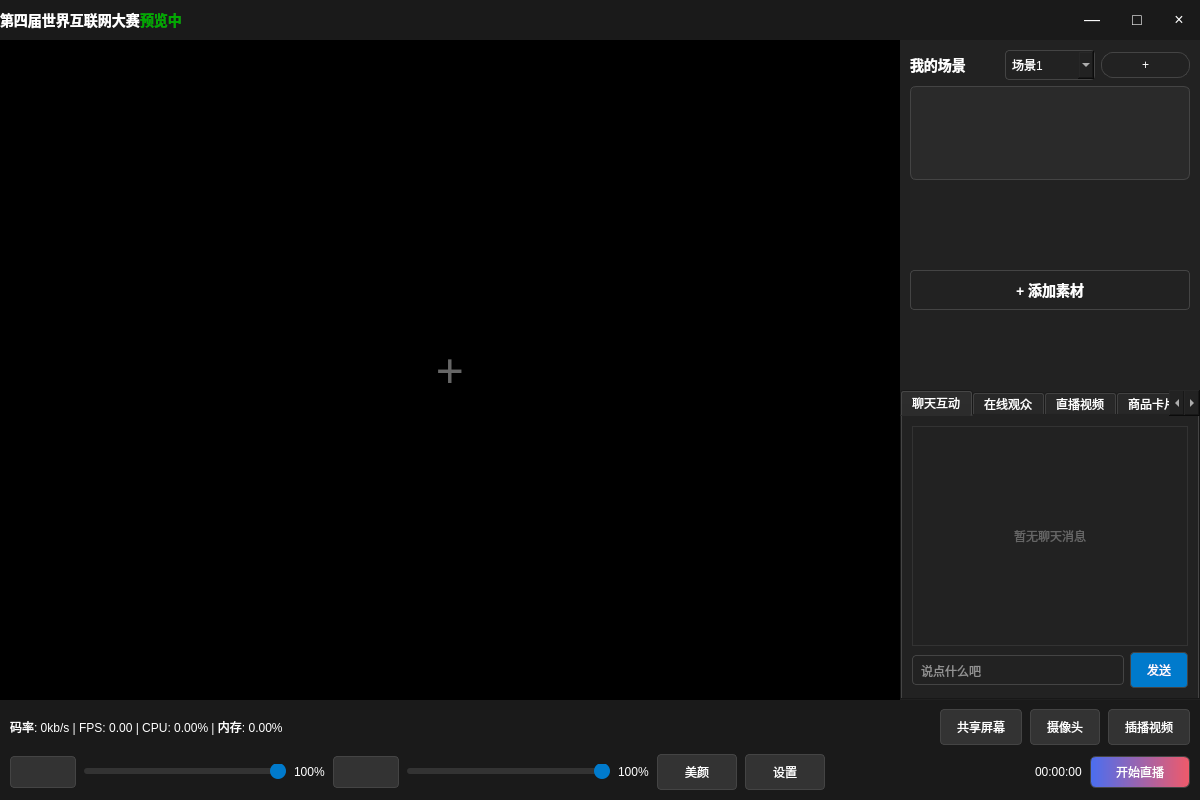
<?xml version="1.0" encoding="UTF-8"?>
<ui version="4.0">
	<class>MainWindow</class>
	<widget class="QMainWindow" name="MainWindow">
		<property name="geometry">
			<rect>
				<x>0</x>
				<y>0</y>
				<width>1200</width>
				<height>800</height>
			</rect>
		</property>
		<property name="windowTitle">
			<string>LiveAssistant</string>
		</property>
		<property name="styleSheet">
			<string notr="true">
				QMainWindow { background-color: #1a1a1a; color: #ffffff; }
				QWidget { background-color: #1a1a1a; color: #ffffff; }
				QPushButton { background-color: #333333; color: #ffffff; border: 1px solid #444444; border-radius: 4px; padding: 8px 16px; }
				QPushButton:hover { background-color: #444444; }
				QPushButton:pressed { background-color: #555555; }
				QLineEdit { background-color: #333333; color: #ffffff; border: 1px solid #444444; border-radius: 4px; padding: 6px; }
				QComboBox { background-color: #333333; color: #ffffff; border: 1px solid #444444; border-radius: 4px; padding: 6px; }
				QScrollArea { background-color: #222222; border: 1px solid #333333; }
				QSlider::groove:horizontal { background-color: #333333; height: 6px; border-radius: 3px; }
				QSlider::handle:horizontal { background-color: #007acc; width: 16px; height: 16px; border-radius: 8px; margin: -5px 0; }
				QLabel { color: #ffffff; }
			</string>
		</property>
		<widget class="QWidget" name="centralWidget">
			<layout class="QVBoxLayout" name="verticalLayout">
				<property name="spacing">
					<number>0</number>
				</property>
				<property name="leftMargin">
					<number>0</number>
				</property>
				<property name="topMargin">
					<number>0</number>
				</property>
				<property name="rightMargin">
					<number>0</number>
				</property>
				<property name="bottomMargin">
					<number>0</number>
				</property>
				<!-- 顶部标题栏 -->
				<item>
					<widget class="QWidget" name="topBar" native="true">
						<property name="minimumSize">
							<size>
								<width>0</width>
								<height>40</height>
							</size>
						</property>
						<property name="maximumSize">
							<size>
								<width>16777215</width>
								<height>40</height>
							</size>
						</property>
						<layout class="QHBoxLayout" name="horizontalLayout_topBar">
							<property name="spacing">
								<number>0</number>
							</property>
							<property name="leftMargin">
								<number>0</number>
							</property>
							<property name="topMargin">
								<number>0</number>
							</property>
							<property name="rightMargin">
								<number>0</number>
							</property>
							<property name="bottomMargin">
								<number>0</number>
							</property>
							<item>
								<widget class="QLabel" name="label_title">
									<property name="text">
										<string>第四届世界互联网大赛</string>
									</property>
									<property name="styleSheet">
										<string notr="true">font-weight: bold; font-size: 14px;</string>
									</property>
								</widget>
							</item>
							<item>
								<widget class="QLabel" name="label_status">
									<property name="text">
										<string>预览中</string>
									</property>
									<property name="styleSheet">
										<string notr="true">font-weight: bold; font-size: 14px; color: #00aa00;</string>
									</property>
								</widget>
							</item>
							<item>
								<spacer name="horizontalSpacer_topBarRight">
											<property name="orientation">
												<enum>Qt::Horizontal</enum>
											</property>
											<property name="sizeHint" stdset="0">
												<size>
													<width>40</width>
													<height>20</height>
												</size>
											</property>
										</spacer>
							</item>
							<item>
								<spacer name="horizontalSpacer_topBarMiddle">
											<property name="orientation">
												<enum>Qt::Horizontal</enum>
											</property>
											<property name="sizeHint" stdset="0">
												<size>
													<width>40</width>
													<height>20</height>
												</size>
											</property>
										</spacer>
							</item>
							<item>
								<widget class="QPushButton" name="pushButton_minimize">
									<property name="text">
										<string>—</string>
									</property>
									<property name="styleSheet">
										<string notr="true">border: none; background: transparent; font-size: 16px;</string>
									</property>
								</widget>
							</item>
							<item>
								<widget class="QPushButton" name="pushButton_maximize">
									<property name="text">
										<string>□</string>
									</property>
									<property name="styleSheet">
										<string notr="true">border: none; background: transparent; font-size: 16px;</string>
									</property>
								</widget>
							</item>
							<item>
								<widget class="QPushButton" name="pushButton_close">
									<property name="text">
										<string>×</string>
									</property>
									<property name="styleSheet">
										<string notr="true">border: none; background: transparent; font-size: 16px;</string>
									</property>
								</widget>
							</item>
						</layout>
					</widget>
				</item>

				<!-- 主要内容区域 -->
				<item>
					<layout class="QHBoxLayout" name="horizontalLayout_main">
						<!-- 左侧直播区域 -->
						<item>
							<widget class="QWidget" name="liveArea" native="true">
								<property name="minimumSize">
									<size>
										<width>800</width>
										<height>0</height>
									</size>
								</property>
								<layout class="QVBoxLayout" name="verticalLayout_liveArea">
									<property name="spacing">
										<number>0</number>
									</property>
									<property name="leftMargin">
										<number>0</number>
									</property>
									<property name="topMargin">
										<number>0</number>
									</property>
									<property name="rightMargin">
										<number>0</number>
									</property>
									<property name="bottomMargin">
										<number>0</number>
									</property>
									<!-- 直播预览区域 -->
									<item>
										<widget class="QLabel" name="label_livePreview">
											<property name="text">
												<string>+</string>
											</property>
											<property name="alignment">
												<set>Qt::AlignCenter</set>
											</property>
											<property name="styleSheet">
												<string notr="true">background-color: #000000; font-size: 48px; color: #666666;</string>
											</property>
										</widget>
									</item>
								</layout>
							</widget>
						</item>

						<!-- 右侧侧边栏 -->
						<item>
							<widget class="QWidget" name="rightSidebar" native="true">
								<property name="minimumSize">
									<size>
										<width>300</width>
										<height>0</height>
									</size>
								</property>
								<property name="maximumSize">
									<size>
										<width>300</width>
										<height>16777215</height>
									</size>
								</property>
								<property name="styleSheet">
									<string notr="true">background-color: #222222;</string>
								</property>
								<layout class="QVBoxLayout" name="verticalLayout_rightSidebar">
									<property name="spacing">
										<number>0</number>
									</property>
									<property name="leftMargin">
										<number>0</number>
									</property>
									<property name="topMargin">
										<number>0</number>
									</property>
									<property name="rightMargin">
										<number>0</number>
									</property>
									<property name="bottomMargin">
										<number>0</number>
									</property>
									<!-- 我的场景 -->
									<item>
										<widget class="QWidget" name="myScenesWidget" native="true">
											<property name="minimumSize">
												<size>
													<width>0</width>
													<height>150</height>
												</size>
											</property>
											<layout class="QVBoxLayout" name="verticalLayout_myScenes">
												<property name="leftMargin">
													<number>10</number>
												</property>
												<property name="topMargin">
													<number>10</number>
												</property>
												<property name="rightMargin">
													<number>10</number>
												</property>
												<property name="bottomMargin">
													<number>10</number>
												</property>
												<item>
													<layout class="QHBoxLayout" name="horizontalLayout_scenesHeader">
														<item>
															<widget class="QLabel" name="label_myScenes">
																<property name="text">
																	<string>我的场景</string>
																</property>
																<property name="styleSheet">
																	<string notr="true">font-weight: bold; font-size: 14px;</string>
																</property>
															</widget>
														</item>
														<item>
															<widget class="QComboBox" name="comboBox_scenes">
																<property name="visible">
																	<bool>false</bool>
																</property>
																<property name="currentText">
																	<string>场景1</string>
																</property>
																<item>
																	<property name="text">
																		<string>场景1</string>
																	</property>
																</item>
																<item>
																	<property name="text">
																		<string>场景2</string>
																	</property>
																</item>
															</widget>
														</item>
														<item>
															<widget class="QPushButton" name="pushButton_addScene">
																<property name="visible">
																	<bool>false</bool>
																</property>
																<property name="text">
																	<string>+</string>
																</property>
																<property name="styleSheet">
																	<string notr="true">border: 1px solid #444444; border-radius: 12px; width: 24px; height: 24px; padding: 0px;</string>
																</property>
															</widget>
														</item>
													</layout>
												</item>

												<item>
													<widget class="QWidget" name="sceneItemsWidget" native="true">
														<property name="styleSheet">
															<string notr="true">background-color: #2a2a2a; border-radius: 6px; border: 1px solid #444444;</string>
														</property>
														<layout class="QVBoxLayout" name="verticalLayout_sceneItems">
															<property name="spacing">
																<number>3</number>
															</property>
															<property name="leftMargin">
																<number>5</number>
															</property>
															<property name="topMargin">
																<number>5</number>
															</property>
															<property name="rightMargin">
																<number>5</number>
															</property>
															<property name="bottomMargin">
																<number>5</number>
															</property>
														</layout>
													</widget>
												</item>
											</layout>
										</widget>
									</item>

									<!-- 添加素材 -->
									<item>
										<widget class="QWidget" name="addMaterialWidget" native="true">
											<property name="minimumSize">
												<size>
													<width>0</width>
													<height>200</height>
												</size>
											</property>
											<layout class="QVBoxLayout" name="verticalLayout_addMaterial">
												<property name="leftMargin">
													<number>10</number>
												</property>
												<property name="topMargin">
													<number>10</number>
												</property>
												<property name="rightMargin">
													<number>10</number>
												</property>
												<property name="bottomMargin">
													<number>10</number>
												</property>
												<item>
													<widget class="QPushButton" name="pushButton_addMaterial">
														<property name="text">
															<string>+ 添加素材</string>
														</property>
														<property name="styleSheet">
															<string notr="true">font-weight: bold; font-size: 14px;</string>
														</property>
													</widget>
												</item>
											</layout>
										</widget>
									</item>

									<!-- 聊天互动区域 -->
									<item>
										<widget class="QTabWidget" name="tabWidget_chat">
											<widget class="QWidget" name="tab_chat">
												<attribute name="title">
													<string>聊天互动</string>
												</attribute>
												<layout class="QVBoxLayout" name="verticalLayout_chat">
													<property name="leftMargin">
														<number>10</number>
													</property>
													<property name="topMargin">
														<number>10</number>
													</property>
													<property name="rightMargin">
														<number>10</number>
													</property>
													<property name="bottomMargin">
														<number>10</number>
													</property>
													<item>
														<widget class="QScrollArea" name="scrollArea_chat">
															<property name="widgetResizable">
																<bool>true</bool>
															</property>
															<widget class="QWidget" name="scrollAreaWidgetContents_chat">
																<property name="geometry">
																	<rect>
																		<x>0</x>
																		<y>0</y>
																		<width>268</width>
																		<height>300</height>
																	</rect>
																</property>
																<layout class="QVBoxLayout" name="verticalLayout_chatContent">
																	<item>
																		<widget class="QLabel" name="label_chatPlaceholder">
																			<property name="text">
																				<string>暂无聊天消息</string>
																			</property>
																			<property name="alignment">
																				<set>Qt::AlignCenter</set>
																			</property>
																			<property name="styleSheet">
																				<string notr="true">color: #666666;</string>
																			</property>
																		</widget>
																	</item>
																</layout>
															</widget>
														</widget>
													</item>
													<item>
														<layout class="QHBoxLayout" name="horizontalLayout_chatInput">
															<item>
																<widget class="QLineEdit" name="lineEdit_chatInput">
																	<property name="placeholderText">
																		<string>说点什么吧</string>
																	</property>
																</widget>
															</item>
															<item>
																<widget class="QPushButton" name="pushButton_sendChat">
																	<property name="text">
																		<string>发送</string>
																	</property>
																	<property name="styleSheet">
																		<string notr="true">background-color: #007acc; color: #ffffff;</string>
																	</property>
																</widget>
															</item>
														</layout>
													</item>
												</layout>
											</widget>
											<widget class="QWidget" name="tab_audience">
												<attribute name="title">
													<string>在线观众</string>
												</attribute>
												<layout class="QVBoxLayout" name="verticalLayout_audience">
													<property name="leftMargin">
														<number>10</number>
													</property>
													<property name="topMargin">
														<number>10</number>
													</property>
													<property name="rightMargin">
														<number>10</number>
													</property>
													<property name="bottomMargin">
														<number>10</number>
													</property>
													<item>
														<widget class="QLabel" name="label_audiencePlaceholder">
															<property name="text">
																<string>暂无在线观众</string>
															</property>
															<property name="alignment">
																<set>Qt::AlignCenter</set>
															</property>
															<property name="styleSheet">
																<string notr="true">color: #666666;</string>
															</property>
														</widget>
													</item>
												</layout>
											</widget>
											<widget class="QWidget" name="tab_liveVideo">
												<attribute name="title">
													<string>直播视频</string>
												</attribute>
											</widget>
											<widget class="QWidget" name="tab_product">
												<attribute name="title">
													<string>商品卡片</string>
												</attribute>
											</widget>
											<widget class="QWidget" name="tab_tools">
												<attribute name="title">
													<string>互动工具</string>
												</attribute>
											</widget>
											<widget class="QWidget" name="tab_linkMic">
												<attribute name="title">
													<string>互动连麦</string>
												</attribute>
											</widget>
										</widget>
									</item>
								</layout>
							</widget>
						</item>
					</layout>
				</item>

				<item>
					<widget class="QWidget" name="bottomControl" native="true">
						<property name="minimumSize">
							<size>
								<width>0</width>
								<height>100</height>
							</size>
						</property>
						<property name="maximumSize">
							<size>
								<width>16777215</width>
								<height>100</height>
							</size>
						</property>
						<layout class="QVBoxLayout" name="verticalLayout_bottomControl">
							<property name="leftMargin">
								<number>10</number>
							</property>
							<property name="topMargin">
								<number>8</number>
							</property>
							<property name="rightMargin">
								<number>10</number>
							</property>
							<property name="bottomMargin">
								<number>8</number>
							</property>
							<property name="spacing">
								<number>8</number>
							</property>

							<item>
								<layout class="QHBoxLayout" name="horizontalLayout_techStats">
									<item>
										<widget class="QLabel" name="label_techStats">
											<property name="text">
												<string>码率: 0kb/s | FPS: 0.00 | CPU: 0.00% | 内存: 0.00%</string>
											</property>
										</widget>
									</item>
									<item>
										<spacer name="horizontalSpacer_techStats">
											<property name="orientation">
												<enum>Qt::Horizontal</enum>
											</property>
											<property name="sizeHint" stdset="0">
												<size>
													<width>40</width>
													<height>20</height>
												</size>
											</property>
										</spacer>
									</item>
									<item>
										<widget class="QPushButton" name="pushButton_shareScreen">
											<property name="text">
												<string>共享屏幕</string>
											</property>
											<property name="icon">
												<iconset>
													<normaloff>:/images/screentcast.png</normaloff>
													<normalon>:/images/screentcast.png</normalon>
												</iconset>
											</property>
											<property name="iconSize">
												<size>
													<width>16</width>
													<height>16</height>
												</size>
											</property>
										</widget>
									</item>
									<item>
										<widget class="QPushButton" name="pushButton_camera">
											<property name="text">
												<string>摄像头</string>
											</property>
											<property name="icon">
												<iconset>
													<normaloff>:/images/Camera.png</normaloff>
													<normalon>:/images/Camera.png</normalon>
												</iconset>
											</property>
											<property name="iconSize">
												<size>
													<width>16</width>
													<height>16</height>
												</size>
											</property>
										</widget>
									</item>
									<item>
										<widget class="QPushButton" name="pushButton_insertVideo">
											<property name="text">
												<string>插播视频</string>
											</property>
											<property name="icon">
												<iconset>
													<normaloff>:/images/insertplay.png</normaloff>
													<normalon>:/images/insertplay.png</normalon>
												</iconset>
											</property>
											<property name="iconSize">
												<size>
													<width>16</width>
													<height>16</height>
												</size>
											</property>
										</widget>
									</item>
								</layout>
							</item>

							<item>
								<layout class="QHBoxLayout" name="horizontalLayout_audioControl">
									<item>
										<widget class="QPushButton" name="pushButton_mic">
											<property name="icon">
												<iconset>
													<normaloff>:/images/mic.png</normaloff>
													<normalon>:/images/mic.png</normalon>
												</iconset>
											</property>
											<property name="iconSize">
												<size>
													<width>20</width>
													<height>20</height>
												</size>
											</property>
										</widget>
									</item>
									<item>
										<widget class="QSlider" name="slider_mic">
											<property name="orientation">
												<enum>Qt::Horizontal</enum>
											</property>
											<property name="minimumSize">
												<size>
													<width>80</width>
													<height>0</height>
												</size>
											</property>
											<property name="maximum">
												<number>100</number>
											</property>
											<property name="value">
												<number>100</number>
											</property>
										</widget>
									</item>
									<item>
										<widget class="QLabel" name="label_micLevel">
											<property name="text">
												<string>100%</string>
											</property>
										</widget>
									</item>

									<item>
										<widget class="QPushButton" name="pushButton_speaker">
											<property name="icon">
												<iconset>
													<normaloff>:/images/Volume.png</normaloff>
													<normalon>:/images/Volume.png</normalon>
												</iconset>
											</property>
											<property name="iconSize">
												<size>
													<width>20</width>
													<height>20</height>
												</size>
											</property>
										</widget>
									</item>
									<item>
										<widget class="QSlider" name="slider_speaker">
											<property name="orientation">
												<enum>Qt::Horizontal</enum>
											</property>
											<property name="minimumSize">
												<size>
													<width>80</width>
													<height>0</height>
												</size>
											</property>
											<property name="maximum">
												<number>100</number>
											</property>
											<property name="value">
												<number>100</number>
											</property>
										</widget>
									</item>
									<item>
										<widget class="QLabel" name="label_speakerLevel">
											<property name="text">
												<string>100%</string>
											</property>
										</widget>
									</item>

									<item>
										<widget class="QPushButton" name="pushButton_beauty">
											<property name="minimumSize">
												<size>
													<width>80</width>
													<height>0</height>
												</size>
											</property>
											<property name="text">
												<string>美颜</string>
											</property>
											<property name="icon">
												<iconset>
													<normaloff>:/images/Colorfilter.png</normaloff>
													<normalon>:/images/Colorfilter.png</normalon>
												</iconset>
											</property>
											<property name="iconSize">
												<size>
													<width>16</width>
													<height>16</height>
												</size>
											</property>
										</widget>
									</item>
									<item>
										<widget class="QPushButton" name="pushButton_settings">
											<property name="minimumSize">
												<size>
													<width>80</width>
													<height>0</height>
												</size>
											</property>
											<property name="text">
												<string>设置</string>
											</property>
											<property name="icon">
												<iconset>
													<normaloff>:/images/Setting.png</normaloff>
													<normalon>:/images/Setting.png</normalon>
												</iconset>
											</property>
											<property name="iconSize">
												<size>
													<width>16</width>
													<height>16</height>
												</size>
											</property>
										</widget>
									</item>

									<item>
										<spacer name="horizontalSpacer_bottom">
											<property name="orientation">
												<enum>Qt::Horizontal</enum>
											</property>
											<property name="sizeHint" stdset="0">
												<size>
													<width>40</width>
													<height>20</height>
												</size>
											</property>
										</spacer>
									</item>

									<item>
										<widget class="QLabel" name="label_liveDuration">
											<property name="text">
												<string>00:00:00</string>
											</property>
										</widget>
									</item>

									<item>
										<widget class="QPushButton" name="pushButton_startLive">
											<property name="minimumSize">
												<size>
													<width>100</width>
													<height>32</height>
												</size>
											</property>
											<property name="text">
												<string>开始直播</string>
											</property>
											<property name="styleSheet">
												<string notr="true">QPushButton { background: qlineargradient(x1:0,y1:0,x2:1,y2:0, stop:0 #4a6ef0, stop:1 #f05a6a); color: white; border-radius: 6px; padding: 6px 12px; }</string>
											</property>
										</widget>
									</item>
								</layout>
							</item>
						</layout>
					</widget>
				</item>
			</layout>	
		</widget>
	</widget>
	<resources/>
	<connections/>
</ui>
